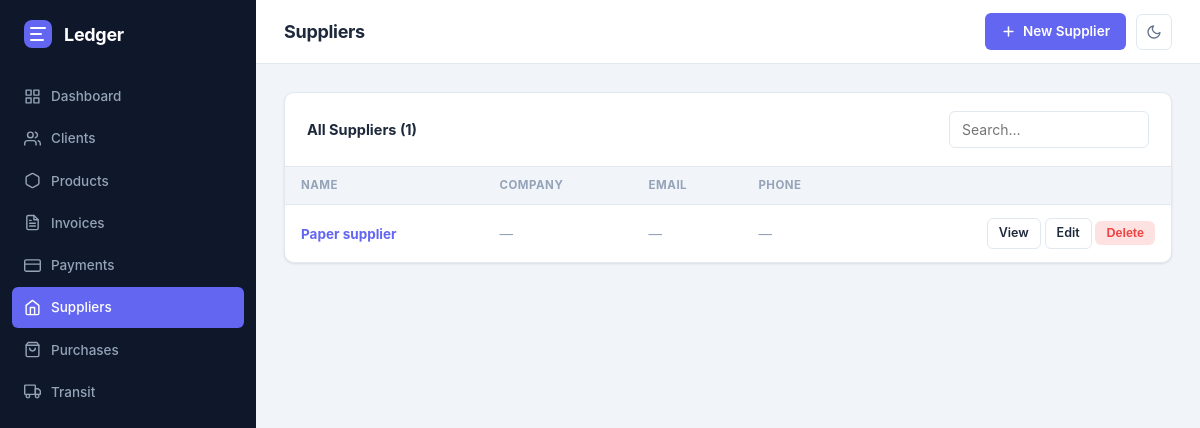
The app's page /suppliers/, older data.
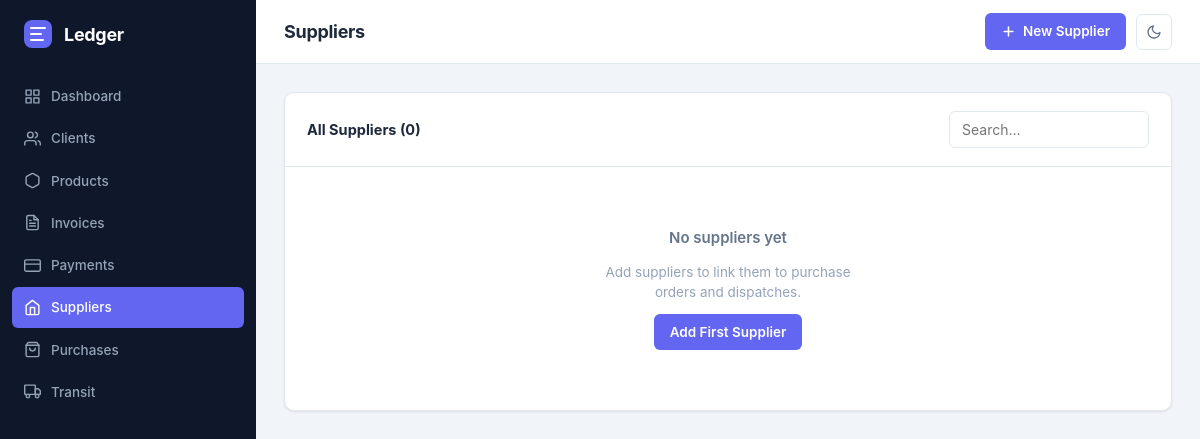
The same page, newer data.
### tables this page shows
CREATE TABLE suppliers (
            id         INTEGER PRIMARY KEY AUTOINCREMENT,
            name       TEXT NOT NULL,
            company    TEXT,
            email      TEXT,
            phone      TEXT,
            address    TEXT,
            notes      TEXT,
            is_active  INTEGER DEFAULT 1,
            created_at TIMESTAMP DEFAULT CURRENT_TIMESTAMP
        );

### app/routes/suppliers.py (the view)
@bp.route("/")
def list_suppliers():
    suppliers = supplier_service.get_all_suppliers()
    return render_template("suppliers/list.html", suppliers=suppliers)

### app/database.py (called while the page is built)
def get_db(app=None):
    from flask import current_app
    _app = app or current_app
    if "db" not in g:
        g.db = sqlite3.connect(_app.config["DATABASE"])
        g.db.row_factory = sqlite3.Row
        g.db.execute("PRAGMA foreign_keys = ON")
    return g.db

### app/services/supplier_service.py (called while the page is built)
def get_all_suppliers():
    return get_db().execute(
        "SELECT * FROM suppliers ORDER BY name"
    ).fetchall()

### app/templates/suppliers/list.html (shortened to what this page needs)
{% extends "base.html" %}
{% block page_title %}Suppliers{% endblock %}
{% block topbar_actions %}
  <a href="{{ url_for('suppliers.new_supplier') }}" class="btn btn-primary">
    <svg viewBox="0 0 24 24" fill="none" stroke="currentColor" stroke-width="2.5" stroke-linecap="round" stroke-linejoin="round"><line x1="12" y1="5" x2="12" y2="19"/><line x1="5" y1="12" x2="19" y2="12"/></svg>
    New Supplier
  </a>
{% endblock %}
{% block content %}
<div class="card">
  <div class="card-header">
    <span class="card-title">All Suppliers ({{ suppliers|length }})</span>
    <input type="search" placeholder="Search…" style="width:200px" oninput="filterTable(this.value,'suppTable')">
  </div>
  {% if suppliers %}
  <div class="table-wrap">
    <table id="suppTable">
      <thead><tr><th>Name</th><th>Company</th><th>Email</th><th>Phone</th><th></th></tr></thead>
      <tbody>
        {% for s in suppliers %}
        <tr>
          <td class="fw-700"><a href="{{ url_for('suppliers.detail', supplier_id=s.id) }}" style="color:var(--accent);text-decoration:none">{{ s.name }}</a></td>
          <td class="muted">{{ s.company or '—' }}</td>
          <td class="muted">{{ s.email or '—' }}</td>
          <td class="muted">{{ s.phone or '—' }}</td>
          <td style="text-align:right;white-space:nowrap">
            <a href="{{ url_for('suppliers.detail', supplier_id=s.id) }}" class="btn btn-secondary btn-sm">View</a>
            <a href="{{ url_for('suppliers.edit_supplier', supplier_id=s.id) }}" class="btn btn-secondary btn-sm">Edit</a>
            <form method="post" action="{{ url_for('suppliers.delete_supplier', supplier_id=s.id) }}" style="display:inline"
                  onsubmit="return confirm('Delete {{ s.name }}?')">
              <button class="btn btn-danger btn-sm">Delete</button>
            </form>
          </td>
        </tr>
        {% endfor %}
      </tbody>
    </table>
  </div>
  {% else %}
  <div class="empty-state">
    <h3>No suppliers yet</h3>
    <p>Add suppliers to link them to purchase orders and dispatches.</p>
    <a href="{{ url_for('suppliers.new_supplier') }}" class="btn btn-primary">Add First Supplier</a>
  </div>
  {% endif %}
</div>
{% endblock %}

Row changes from the older to the newer data that the page shows:
removed suppliers: name "Paper supplier", company "—", email "—", phone "—"
Text that changed along with them:
{{ suppliers|length }}: "1" → "0"
text no longer shown: "NAME COMPANY EMAIL PHONE"
text now shown: "No suppliers yet Add suppliers to link them to purchase orders and dispatches. Add First Supplier"
